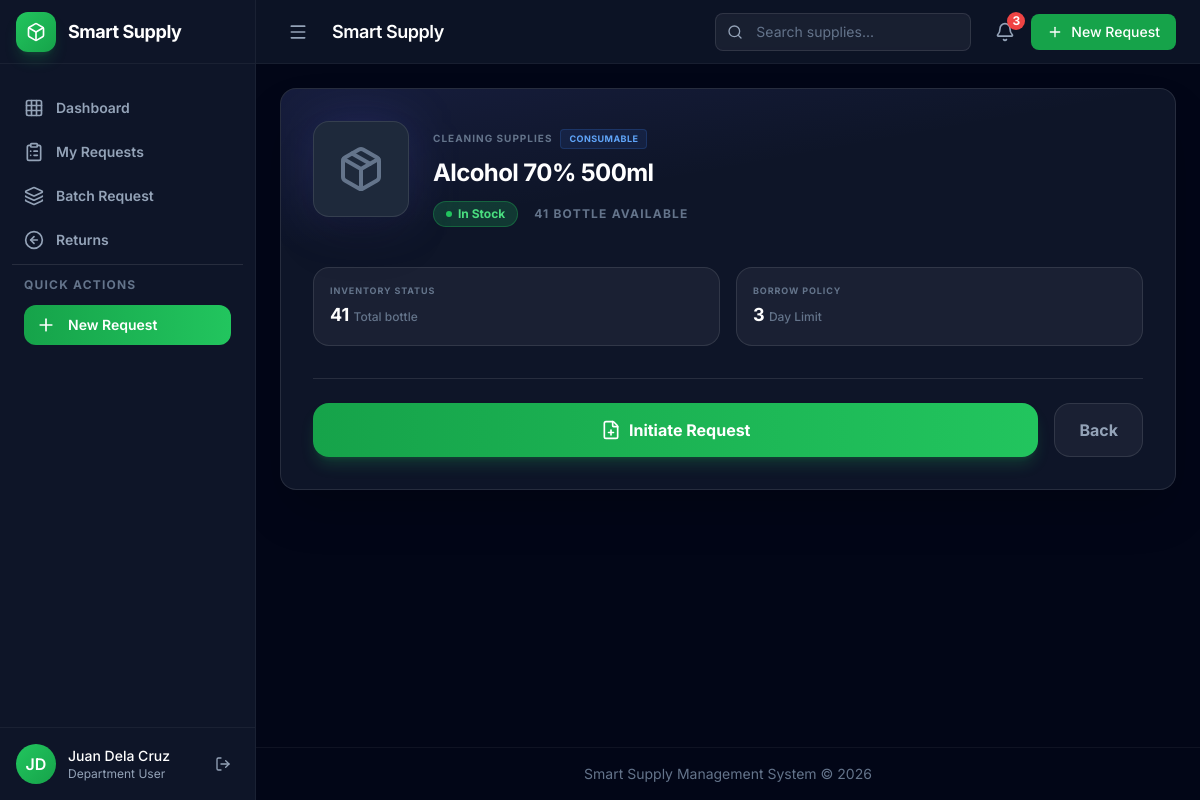
/supplies/14/ (signed in), run on the app's committed database.
### core/models.py (models this page shows, shortened)
class User(AbstractUser):
    class Role(models.TextChoices):
        ADMIN = 'admin', 'Admin'
        GSO_STAFF = 'gso_staff', 'GSO Staff'
        DEPARTMENT_USER = 'department_user', 'Department User'
    class ApprovalStatus(models.TextChoices):
        PENDING = 'pending', 'Pending Approval'
        APPROVED = 'approved', 'Approved'
        REJECTED = 'rejected', 'Rejected'
    username = models.CharField(max_length=150, unique=True)
    email = models.EmailField('email address', blank=True)
    role = models.CharField(
        max_length=20,
        choices=Role.choices,
        default=Role.DEPARTMENT_USER
    )
    approval_status = models.CharField(
        max_length=20,
        choices=ApprovalStatus.choices,
        default=ApprovalStatus.PENDING
    )
    department = models.ForeignKey(
        Department,
        on_delete=models.SET_NULL,
        null=True,
        blank=True,
        related_name='users'
    )
    phone = models.CharField(max_length=20, blank=True)
    profile_picture = models.ImageField(
        upload_to='profile_pics/',
        blank=True,
        null=True
    )
    created_at = models.DateTimeField(auto_now_add=True)
    updated_at = models.DateTimeField(auto_now=True)
    objects = UserManager()
    USERNAME_FIELD = 'username'
    REQUIRED_FIELDS = ['first_name', 'last_name']
    class Meta:
        ordering = ['-created_at']
    @property
    def overdue_items(self):
        return self.borrowed_items.filter(
            returned_at__isnull=True,
            return_deadline__lt=timezone.now()
        )
    @property
    def has_overdue_items(self):
        return self.overdue_items.exists()

class Supply(models.Model):
    class StockStatus(models.TextChoices):
        IN_STOCK = 'in_stock', 'In Stock'
        LOW_STOCK = 'low_stock', 'Low Stock'
        OUT_OF_STOCK = 'out_of_stock', 'Out of Stock'
    name = models.CharField(max_length=200)
    description = models.TextField(blank=True)
    category = models.ForeignKey(
        SupplyCategory,
        on_delete=models.PROTECT,
        related_name='supplies'
    )
    quantity = models.PositiveIntegerField(
        default=0,
        help_text="Current stock quantity (for consumables) or total units (for equipment)"
    )
    min_stock_level = models.PositiveIntegerField(
        default=5,
        help_text="Alert threshold for low stock"
    )
    is_consumable = models.BooleanField(
        default=True,
        help_text="If False, item must be returned after use"
    )
    default_borrow_days = models.PositiveIntegerField(
        default=3,
        help_text="Default number of days for borrowing"
    )
    unit = models.CharField(
        max_length=20,
        default='pcs',
        help_text="Unit of measurement (pcs, box, ream, etc.)"
    )
    image = models.ImageField(
        upload_to='supply_images/',
        blank=True,
        null=True
    )
    qr_code = models.ImageField(
        upload_to='qr_codes/supplies/',
        blank=True,
        null=True
    )
    is_active = models.BooleanField(default=True)
    created_at = models.DateTimeField(auto_now_add=True)
    updated_at = models.DateTimeField(auto_now=True)
    created_by = models.ForeignKey(
        User,
        on_delete=models.SET_NULL,
        null=True,
        related_name='created_supplies'
    )
    class Meta:
        verbose_name_plural = 'Supplies'
        ordering = ['category', 'name']
    @property
    def is_low_stock(self):
        return self.available_quantity <= self.min_stock_level
    @property
    def is_out_of_stock(self):
        return self.available_quantity == 0
    @property
    def total_quantity(self):
        if not self.is_consumable and self.category.is_material:
            return self.instances.count()
        return self.quantity
    @property
    def available_quantity(self):
        if not self.is_consumable and self.category.is_material:
            return self.instances.filter(status=EquipmentInstance.Status.AVAILABLE).count()
        return self.quantity

class SupplyCategory(models.Model):
    name = models.CharField(max_length=100, unique=True)
    description = models.TextField(blank=True)
    is_material = models.BooleanField(
        default=False,
        help_text="If checked, items are borrowable equipment that must be returned"
    )
    icon = models.CharField(
        max_length=50,
        blank=True,
        help_text="Icon class name (e.g., 'laptop', 'printer')"
    )
    is_active = models.BooleanField(default=True)
    created_at = models.DateTimeField(auto_now_add=True)
    updated_at = models.DateTimeField(auto_now=True)
    class Meta:
        verbose_name_plural = 'Supply Categories'
        ordering = ['name']

### core/views.py (the view)
# urls.py: path('supplies/<int:pk>/', views.supply_detail, name='supply_detail'),
@login_required
def supply_detail(request, pk):
    supply = get_object_or_404(Supply, pk=pk, is_active=True)
    instances = supply.instances.filter(is_active=True) if not supply.is_consumable else None
    context = {
        'supply': supply,
        'instances': instances,
    }
    return render(request, 'supplies/detail.html', context)

### templates/supplies/detail.html (shortened to what this page needs)
{% extends 'base.html' %}
{% load static %}
{% block content %}
<div class="p-0 w-full lg:max-w-5xl mx-auto bg-slate-900/95 backdrop-blur-xl border border-white/10 rounded-2xl overflow-hidden shadow-2xl animate-fadeIn">
    <div class="relative p-8 pb-6 bg-gradient-to-br from-indigo-500/10 via-transparent to-transparent flex items-start gap-6">
        <div class="relative group">
            <div class="relative w-24 h-24 rounded-2xl bg-slate-800 border border-white/10 flex items-center justify-center flex-shrink-0 overflow-hidden shadow-2xl">
                {% if supply.image %}
                <img src="{{ supply.image.url }}" alt="{{ supply.name }}" class="w-full h-full object-cover">
                {% else %}
                <i data-lucide="package" class="w-12 h-12 text-slate-500"></i>
                {% endif %}
            </div>
        </div>
        <div class="flex-1 pt-2">
            <div class="flex items-center gap-2 mb-2">
                <span class="text-[10px] font-bold text-slate-500 uppercase tracking-widest">{{ supply.category.name }}</span>
                {% if supply.is_consumable %}
                <span class="px-2 py-0.5 rounded bg-blue-500/10 border border-blue-500/20 text-[9px] font-bold text-blue-400 uppercase tracking-wider">Consumable</span>
                {% else %}
                <span class="px-2 py-0.5 rounded bg-amber-500/10 border border-amber-500/20 text-[9px] font-bold text-amber-400 uppercase tracking-wider">Equipment</span>
                {% endif %}
            </div>
            <h2 class="text-2xl font-bold text-white tracking-tight mb-3">{{ supply.name }}</h2>
            <div class="flex items-center gap-4">
                {% if supply.is_out_of_stock %}
                <span class="inline-flex items-center gap-1.5 px-3 py-1 rounded-full bg-red-500/20 text-red-400 text-xs font-bold border border-red-500/30">
                    <span class="w-1.5 h-1.5 rounded-full bg-red-500 animate-pulse"></span> Out of Stock
                </span>
                {% elif supply.is_low_stock %}
                <span class="inline-flex items-center gap-1.5 px-3 py-1 rounded-full bg-amber-500/20 text-amber-400 text-xs font-bold border border-amber-500/30">
                    <span class="w-1.5 h-1.5 rounded-full bg-amber-500 animate-pulse"></span> Low Stock
                </span>
                {% else %}
                <span class="inline-flex items-center gap-1.5 px-3 py-1 rounded-full bg-green-500/20 text-green-400 text-xs font-bold border border-green-500/30">
                    <span class="w-1.5 h-1.5 rounded-full bg-green-500 animate-pulse"></span> In Stock
                </span>
                {% endif %}
                <span class="text-xs font-bold text-slate-500 uppercase tracking-widest">
                    {{ supply.available_quantity }} {{ supply.unit }} Available
                </span>
            </div>
        </div>
    </div>
    <div class="p-8 pt-4 space-y-8">
        <div class="grid grid-cols-2 gap-4">
            <div class="bg-white/5 border border-white/10 rounded-2xl p-4 group hover:bg-white/10 transition-all">
                <p class="text-[9px] font-bold text-slate-500 uppercase tracking-widest mb-1 group-hover:text-slate-400">Inventory Status</p>
                <p class="font-bold text-white text-lg">{{ supply.total_quantity }} <span class="text-xs text-slate-500 font-medium">Total {{ supply.unit }}</span></p>
            </div>
            <div class="bg-white/5 border border-white/10 rounded-2xl p-4 group hover:bg-white/10 transition-all">
                <p class="text-[9px] font-bold text-slate-500 uppercase tracking-widest mb-1 group-hover:text-slate-400">Borrow Policy</p>
                <p class="font-bold text-white text-lg">{{ supply.default_borrow_days }} <span class="text-xs text-slate-500 font-medium">Day Limit</span></p>
            </div>
        </div>
        <div class="flex gap-4 pt-6 border-t border-white/10">
            {% if supply.available_quantity > 0 %}
            <a href="{% url 'request_create' %}?supply={{ supply.id }}"
               class="flex-1 px-6 py-3.5 bg-gradient-to-r from-green-600 to-green-500 hover:from-green-500 hover:to-green-400 rounded-2xl font-bold text-white transition-all duration-300 inline-flex items-center justify-center gap-2 shadow-lg shadow-green-500/20 hover:-translate-y-1">
                <i data-lucide="file-plus" class="w-5 h-5"></i>
                Initiate Request
            </a>
            {% else %}
            <button class="flex-1 px-6 py-3.5 bg-slate-800 border border-white/5 rounded-2xl font-bold text-slate-500 cursor-not-allowed inline-flex items-center justify-center gap-2" disabled>
                <i data-lucide="package-x" class="w-5 h-5"></i>
                Stock Depleted
            </button>
            {% endif %}
            <a href="javascript:history.back()" up-back class="px-6 py-3.5 bg-white/5 border border-white/10 hover:bg-white/10 rounded-2xl font-bold text-slate-400 transition-all duration-300 inline-flex items-center justify-center">
                Back
            </a>
        </div>
    </div>
</div>
{% endblock %}

### templates/sidebars/department_user_sidebar.html
<aside class="fixed lg:sticky top-0 left-0 z-50 h-screen bg-slate-900/95 backdrop-blur-xl border-r border-white/5 transition-all duration-300"
       :class="sidebarOpen ? 'w-64 translate-x-0' : 'w-64 -translate-x-full lg:w-20 lg:translate-x-0'">
    <div class="h-full flex flex-col">
        <div class="h-16 flex items-center border-b border-white/5 px-4">
            <a href="{% url 'dashboard' %}" up-target="main" up-follow class="flex items-center gap-3">
                <div class="w-10 h-10 rounded-xl bg-gradient-to-br from-green-500 to-green-600 flex items-center justify-center shadow-lg shadow-green-500/20 flex-shrink-0">
                    <i data-lucide="box" class="w-5 h-5 text-white"></i>
                </div>
                <span class="font-bold text-lg tracking-tight text-white transition-opacity duration-200"
                      :class="sidebarOpen ? 'opacity-100' : 'opacity-0 lg:hidden'">
                    Smart Supply
                </span>
            </a>
        </div>
        <nav class="flex-1 py-6 px-3 space-y-1 overflow-y-auto" x-init="$nextTick(() => { if (window.lucide) lucide.createIcons(); })">
            <a href="{% url 'dashboard' %}" up-target="main" up-follow
               class="flex items-center gap-3 px-3 py-2.5 rounded-xl transition-all duration-200"
               :class="currentUrl === '{% url 'dashboard' %}' ? 'bg-green-500/20 text-green-300' : 'text-slate-400 hover:bg-white/5 hover:text-white'">
                <i data-lucide="grid-3x3" class="w-5 h-5"></i>
                <span class="text-sm font-semibold transition-opacity" :class="sidebarOpen ? 'opacity-100' : 'opacity-0 lg:hidden'">Dashboard</span>
            </a>
            <a href="{% url 'my_requests' %}" up-target="main" up-follow
               class="flex items-center gap-3 px-3 py-2.5 rounded-xl transition-all duration-200"
               :class="currentUrl.startsWith('{% url 'my_requests' %}') ? 'bg-green-500/20 text-green-300' : 'text-slate-400 hover:bg-white/5 hover:text-white'">
                <i data-lucide="clipboard-list" class="w-5 h-5"></i>
                <span class="text-sm font-semibold transition-opacity" :class="sidebarOpen ? 'opacity-100' : 'opacity-0 lg:hidden'">My Requests</span>
            </a>
            <a href="{% url 'batch_request_create' %}"
               class="flex items-center gap-3 px-3 py-2.5 rounded-xl transition-all duration-200"
               :class="currentUrl.startsWith('{% url 'batch_request_create' %}') ? 'bg-green-500/20 text-green-300' : 'text-slate-400 hover:bg-white/5 hover:text-white'">
                <i data-lucide="layers" class="w-5 h-5"></i>
                <span class="text-sm font-semibold transition-opacity" :class="sidebarOpen ? 'opacity-100' : 'opacity-0 lg:hidden'">Batch Request</span>
            </a>
            <a href="{% url 'returns' %}" up-target="main" up-follow
               class="flex items-center gap-3 px-3 py-2.5 rounded-xl transition-all duration-200"
               :class="currentUrl === '{% url 'returns' %}' ? 'bg-green-500/20 text-green-300' : 'text-slate-400 hover:bg-white/5 hover:text-white'">
                <i data-lucide="arrow-left-circle" class="w-5 h-5"></i>
                <span class="text-sm font-semibold transition-opacity" :class="sidebarOpen ? 'opacity-100' : 'opacity-0 lg:hidden'">Returns</span>
            </a>
            <div class="h-px bg-white/10 my-3"></div>
            <div class="px-3 py-2">
                <p class="text-xs font-bold text-slate-500 uppercase tracking-widest mb-3" :class="sidebarOpen ? 'opacity-100' : 'opacity-0 lg:hidden'">Quick Actions</p>
                <a href="{% url 'request_create' %}" up-target="main" up-follow
                   class="flex items-center gap-3 px-3 py-2.5 rounded-xl bg-gradient-to-r from-green-600 to-green-500 hover:from-green-500 hover:to-green-400 text-white transition-all">
                    <i data-lucide="plus" class="w-5 h-5"></i>
                    <span class="text-sm font-semibold transition-opacity" :class="sidebarOpen ? 'opacity-100' : 'opacity-0 lg:hidden'">New Request</span>
                </a>
            </div>
        </nav>
        <div class="border-t border-white/5 p-4">
            <div class="flex items-center gap-3">
                <div class="w-10 h-10 rounded-full bg-gradient-to-br from-green-500 to-green-600 flex items-center justify-center text-white font-semibold flex-shrink-0">
                    {{ user.first_name.0 }}{{ user.last_name.0 }}
                </div>
                <div class="flex-1 min-w-0" :class="sidebarOpen ? 'block' : 'hidden lg:hidden'">
                    <p class="text-sm font-medium text-white truncate">{{ user.get_full_name }}</p>
                    <p class="text-xs text-slate-400 truncate">Department User</p>
                </div>
                <a href="{% url 'logout' %}"
                   class="p-2 rounded-lg hover:bg-red-500/20 hover:text-red-400 text-slate-400 transition-colors"
                   :class="sidebarOpen ? 'block' : 'hidden lg:block'"
                   title="Logout">
                    <i data-lucide="log-out" class="w-4 h-4"></i>
                </a>
            </div>
        </div>
    </div>
</aside>

### data on the page
User: first_name.0 "J", last_name.0 "D", get_full_name "Juan Dela Cruz"
Supply: category.name "CLEANING SUPPLIES", name "Alcohol 70% 500ml", available_quantity "41", unit "BOTTLE", total_quantity "41", unit "bottle", default_borrow_days "3"

### other printed values
{{ notifications_count }} "3"
